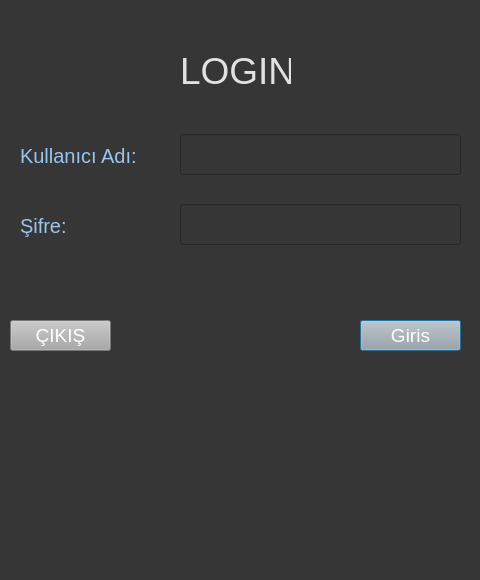
<?xml version="1.0" encoding="UTF-8"?>
<ui version="4.0">
 <class>Dialog</class>
 <widget class="QDialog" name="Dialog">
  <property name="geometry">
   <rect>
    <x>0</x>
    <y>0</y>
    <width>480</width>
    <height>580</height>
   </rect>
  </property>
  <property name="maximumSize">
   <size>
    <width>480</width>
    <height>580</height>
   </size>
  </property>
  <property name="windowTitle">
   <string>Dialog</string>
  </property>
  <property name="styleSheet">
   <string notr="true">
background-color: rgb(173, 213, 239);
background-color: rgb(54, 54, 54);
</string>
  </property>
  <widget class="QLabel" name="label">
   <property name="geometry">
    <rect>
     <x>180</x>
     <y>30</y>
     <width>111</width>
     <height>81</height>
    </rect>
   </property>
   <property name="styleSheet">
    <string notr="true">color: rgb(225,225,225); font-size:28pt;</string>
   </property>
   <property name="text">
    <string>LOGIN</string>
   </property>
  </widget>
  <widget class="QLabel" name="label_2">
   <property name="geometry">
    <rect>
     <x>20</x>
     <y>130</y>
     <width>131</width>
     <height>51</height>
    </rect>
   </property>
   <property name="styleSheet">
    <string notr="true">color: rgb(225,225,225);
color: rgb(154, 197, 238); font-size:15pt;</string>
   </property>
   <property name="text">
    <string>Kullanıcı Adı:</string>
   </property>
  </widget>
  <widget class="QLineEdit" name="kullaniciadi">
   <property name="geometry">
    <rect>
     <x>180</x>
     <y>134</y>
     <width>281</width>
     <height>41</height>
    </rect>
   </property>
   <property name="styleSheet">
    <string notr="true">font-size:14pt; color:rgb(243,243,243)</string>
   </property>
   <property name="text">
    <string/>
   </property>
  </widget>
  <widget class="QLineEdit" name="sifre">
   <property name="geometry">
    <rect>
     <x>180</x>
     <y>204</y>
     <width>281</width>
     <height>41</height>
    </rect>
   </property>
   <property name="styleSheet">
    <string notr="true">font-size:14pt; color:rgb(243,243,243)</string>
   </property>
   <property name="text">
    <string/>
   </property>
  </widget>
  <widget class="QLabel" name="label_3">
   <property name="geometry">
    <rect>
     <x>20</x>
     <y>200</y>
     <width>131</width>
     <height>51</height>
    </rect>
   </property>
   <property name="styleSheet">
    <string notr="true">color: rgb(225,225,225);
color: rgb(154, 197, 238); font-size:15pt;</string>
   </property>
   <property name="text">
    <string>Şifre:</string>
   </property>
  </widget>
  <widget class="QPushButton" name="giristusu">
   <property name="geometry">
    <rect>
     <x>360</x>
     <y>320</y>
     <width>101</width>
     <height>31</height>
    </rect>
   </property>
   <property name="styleSheet">
    <string notr="true">background-color: rgb(167, 168, 167); font-size:14pt; 
color: rgb(255, 255, 255);</string>
   </property>
   <property name="text">
    <string>Giris</string>
   </property>
  </widget>
  <widget class="QPushButton" name="anacikistusu">
   <property name="geometry">
    <rect>
     <x>10</x>
     <y>320</y>
     <width>101</width>
     <height>31</height>
    </rect>
   </property>
   <property name="styleSheet">
    <string notr="true">background-color: rgb(167, 168, 167); font-size:14pt; 
color: rgb(255, 255, 255);</string>
   </property>
   <property name="text">
    <string>ÇIKIŞ</string>
   </property>
  </widget>
 </widget>
 <resources/>
 <connections/>
</ui>
